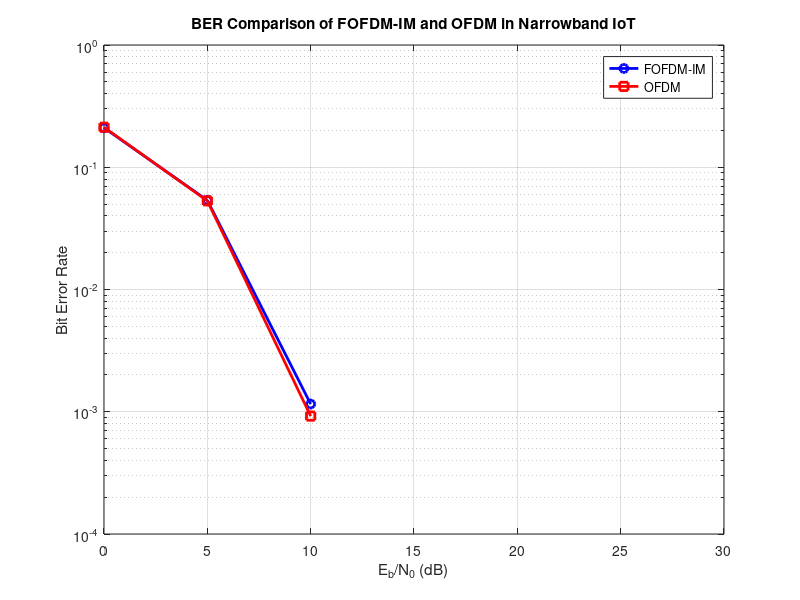

This figure's MATLAB source:
clc; clear; close all;

N_subcarriers = 64; % Total subcarriers
N_active = 16; % Number of active subcarriers for IM
N_symbols = 1000; % Number of transmitted symbols
EbNo_dB = 0:5:30; % SNR range in dB

BER_FOFDM_IM = zeros(size(EbNo_dB));
BER_OFDM = zeros(size(EbNo_dB));

for i = 1:length(EbNo_dB)
    EbNo = 10^(EbNo_dB(i)/10);
    N_errors_FOFDM_IM = 0;
    N_errors_OFDM = 0;
    
    for j = 1:N_symbols
        % Generate random bits for subcarrier index selection and QPSK modulation
        active_indices = randperm(N_subcarriers, N_active); % Unique active subcarriers
        qpsk_bits = randi([0, 1], 2*N_active, 1); % QPSK needs 2 bits per symbol
        qpsk_symbols = pskmod(bi2de(reshape(qpsk_bits, [], 2)), 4, pi/4); % QPSK modulation
        
        modulated_symbols = zeros(N_subcarriers, 1);
        modulated_symbols(active_indices) = qpsk_symbols(1:N_active); % Assign modulated symbols to active subcarriers
        
        % Additive White Gaussian Noise (AWGN)
        noise_variance = 1/(2*EbNo);
        noise = sqrt(noise_variance) * (randn(N_subcarriers, 1) + 1i*randn(N_subcarriers, 1));
        received_symbols = modulated_symbols + noise;
        
        % FOFDM-IM demodulation (assuming perfect subcarrier index detection)
        detected_symbols = received_symbols(active_indices);
        detected_bits = de2bi(pskdemod(detected_symbols, 4, pi/4), 2);
        detected_bits = detected_bits(:);
        
        % Count errors
        N_errors_FOFDM_IM = N_errors_FOFDM_IM + sum(qpsk_bits ~= detected_bits);
        
        % OFDM (standard) transmission
        qpsk_bits_ofdm = randi([0, 1], 2*N_subcarriers, 1);
        qpsk_symbols_ofdm = pskmod(bi2de(reshape(qpsk_bits_ofdm, [], 2)), 4, pi/4);
        
        noise_ofdm = sqrt(noise_variance) * (randn(N_subcarriers, 1) + 1i*randn(N_subcarriers, 1));
        received_symbols_ofdm = qpsk_symbols_ofdm + noise_ofdm;
        
        detected_symbols_ofdm = received_symbols_ofdm;
        detected_bits_ofdm = de2bi(pskdemod(detected_symbols_ofdm, 4, pi/4), 2);
        detected_bits_ofdm = detected_bits_ofdm(:);
        
        N_errors_OFDM = N_errors_OFDM + sum(qpsk_bits_ofdm ~= detected_bits_ofdm);
    end
    
    BER_FOFDM_IM(i) = N_errors_FOFDM_IM / (N_symbols * 2 * N_active);
    BER_OFDM(i) = N_errors_OFDM / (N_symbols * 2 * N_subcarriers);
end

% Plot results
figure;
semilogy(EbNo_dB, BER_FOFDM_IM, 'b-o', 'LineWidth', 2); hold on;
semilogy(EbNo_dB, BER_OFDM, 'r-s', 'LineWidth', 2);
grid on;
xlabel('E_b/N_0 (dB)'); ylabel('Bit Error Rate');
legend('FOFDM-IM', 'OFDM');
title('BER Comparison of FOFDM-IM and OFDM in Narrowband IoT');
